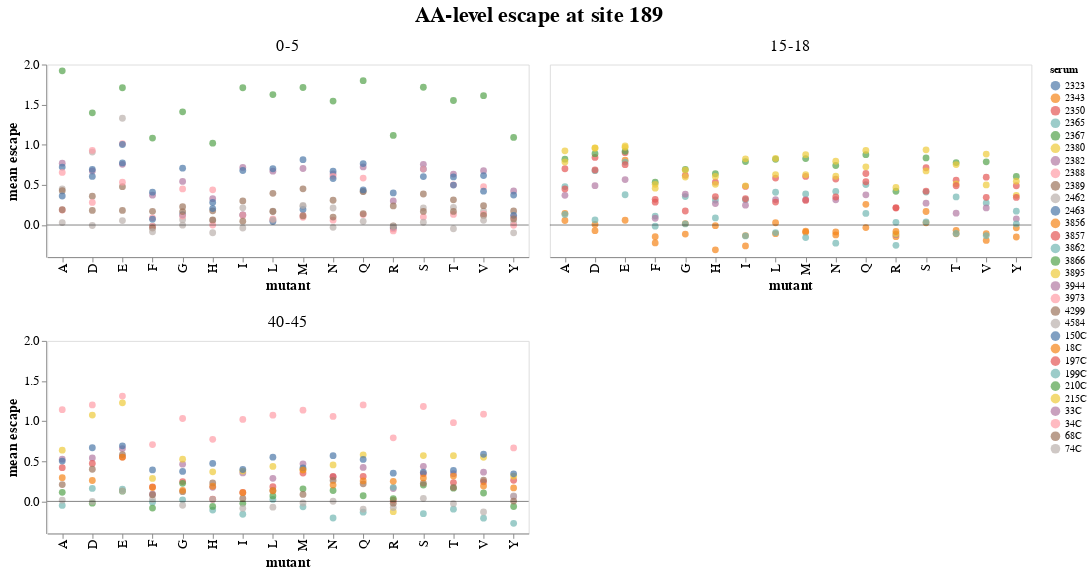

The code cell stored with this chart in its notebook:
### Code cell
plot_sitewise_aa_scores(df_list, '189')

### Figure 1 — Vega-Lite specification as saved in the notebook (floating-point values rounded to 4 significant figures; data arrays with more than 128 entries replaced by an {"elided": "..."} marker saying what was removed)
{"config": {"view": {"continuousWidth": 300, "continuousHeight": 300}, "axis": {"grid": false, "labelFontSize": 13, "titleFontSize": 15}}, "data": {"name": "data-a52d413743e41f95708b6debbfe39b78"}, "facet": {"field": "age_cohort", "header": {"labelFontSize": 17, "titleFontSize": 23}, "title": "AA-level escape at site 189", "type": "nominal"}, "spec": {"layer": [{"mark": {"type": "circle", "opacity": 0.7, "size": 50}, "encoding": {"color": {"field": "serum", "type": "nominal"}, "x": {"field": "mutant", "title": "mutant", "type": "nominal"}, "y": {"field": "escape_mean", "title": "mean escape", "type": "quantitative"}}}, {"data": {"name": "data-06fd9f850666401b4599de5588b60692"}, "mark": {"type": "rule", "opacity": 0.5}, "encoding": {"y": {"field": "y", "type": "quantitative"}}}], "height": 200, "width": 500}, "columns": 2, "resolve": {"axis": {"x": "independent"}}, "$schema": "https://vega.github.io/schema/vega-lite/v5.8.0.json", "datasets": {"data-a52d413743e41f95708b6debbfe39b78": {"elided": "480 records"}, "data-06fd9f850666401b4599de5588b60692": [{"y": 0}]}}
